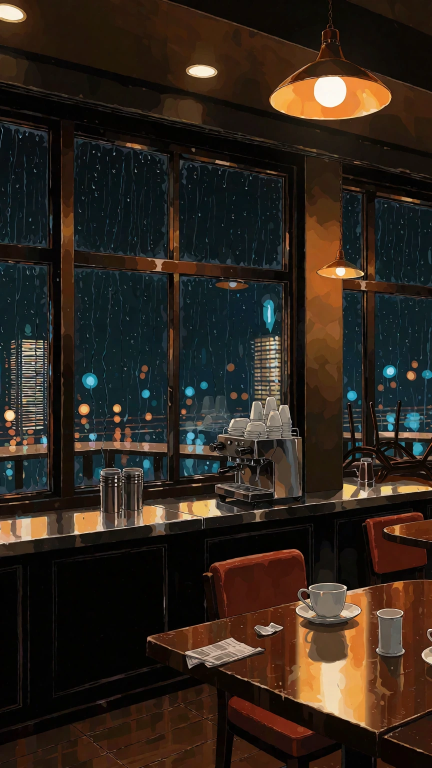
#> input picture cards/mira_cafe/assets/plate/cafe_night.webp, 864 x 1536 px, given in place of cafe_night.png, which was not available (shown at 1/2 size)
$ python integrate_turn.py
#> lines starting #> are read from the running program, lines starting #| are printed output that depends on the picture; pictures that were not available may be replaced by others from this repository, and a replacement may not be noted
"""把 assets/turn 里验收通过的新素材集成进 app/static（webp），并备份旧素材。

用法：
  .venv\\Scripts\\python.exe tools\\gen\\integrate_turn.py --dry-run   # 只看会做什么
  .venv\\Scripts\\python.exe tools\\gen\\integrate_turn.py            # 真替换

规则：
- 只替换**存在**的文件，缺哪张就跳过哪张（并打印出来），不会把缺图写成 404。
- 角色贴片保留 alpha（RGBA webp）；场景板转 RGB。
- 旧素材先整体备份到 assets/legacy/<时间戳>/，随时可回滚。
- 名字必须和卡包 assets 段一致，卡包不用改；如果新增了动作贴片，记得同步 cards/*/card.yaml。
"""

from __future__ import annotations

import argparse
import shutil
import time
from pathlib import Path

from PIL import Image, ImageChops, ImageDraw, ImageEnhance, ImageFilter
import numpy as np


def night_grade(img: Image.Image, strength: float = 1.0) -> Image.Image:
    """统一调色：把「傍晚偏亮」的素材压成「23:47 快打烊」的夜景。

    为什么要这一步：生成的 plate 整体偏亮偏暖，读不出「快要关灯」；
    而角色贴片是另一路生成的，亮度和色温跟 plate 不一致，叠上去就是「两张皮」。
    对 plate 和所有贴片**用同一套调色**，是最便宜也最有效的统一手段。

    做法：压亮度 → 暗部偏冷（蓝）、高光保留暖 → 四角压暗（vignette）。
    """
    if strength <= 0:
        return img
    alpha = None
    if img.mode == "RGBA":
        alpha = img.getchannel("A")
        img = img.convert("RGB")
    else:
        img = img.convert("RGB")

    # 1) 亮度 / 对比
    img = ImageEnhance.Brightness(img).enhance(1 - 0.13 * strength)
    img = ImageEnhance.Contrast(img).enhance(1 + 0.05 * strength)

    # 2) 暗部偏冷、亮部偏暖：按亮度做通道权重
    r, g, b = img.split()
    lum = img.convert("L")
    cool = lum.point(lambda v: int(max(0, (150 - v)) * 2.0))       # 暗部权重
    r = ImageChops.subtract(r, cool.point(lambda v: int(v * 0.10 * strength)))
    b = ImageChops.add(b, cool.point(lambda v: int(v * 0.16 * strength)))
    img = Image.merge("RGB", (r, g, b))

    # 3) vignette：中心留亮，四角压暗
    w, h = img.size
    mask = Image.new("L", (w, h), 0)
    d = ImageDraw.Draw(mask)
    d.ellipse([-w * 0.25, -h * 0.18, w * 1.25, h * 1.18], fill=255)
    mask = mask.filter(ImageFilter.GaussianBlur(max(w, h) // 8))
    shade = ImageEnhance.Brightness(img).enhance(1 - 0.22 * strength)
    img = Image.composite(img, shade, mask)

    if alpha is not None:
        img = img.convert("RGBA")
        img.putalpha(alpha)
    return img


# [47 lines left out: function clean_alpha, not called in this run]


def convert(src: Path, dst: Path, alpha: bool, grade: float = 1.0) -> tuple[int, int]:
    img = Image.open(src)
    img = img.convert("RGBA" if alpha else "RGB")
    if alpha:
        img = clean_alpha(img)
    if grade > 0:
        img = night_grade(img, grade)
    dst.parent.mkdir(parents=True, exist_ok=True)
    img.save(dst, "WEBP", quality=88, method=6)
    return img.size

ROOT = Path(__file__).resolve().parents[2]
SRC = ROOT / "assets" / "turn"
DST = ROOT / "app" / "static" / "assets"
LEGACY = ROOT / "assets" / "legacy"

# 新素材 -> 线上路径（相对 app/static/assets）
PLATES = {
    "plate/cafe_night.png": "plate/cafe_night.webp",
    "plate/cafe_window_close.png": "plate/cafe_window_close.webp",
}
STATES = {
    # 6 个表情
    "neutral": "char/neutral.webp",
    "smile": "char/smile.webp",
    "worried": "char/worried.webp",
    "surprised": "char/surprised.webp",
    "thinking": "char/thinking.webp",
    "listen": "char/listen.webp",
    # 动作
    "look_window": "char/look_window.webp",
    "sip_coffee": "char/sip_coffee.webp",
    "lean_in": "char/lean_in.webp",
    "show_photo": "char/show_photo.webp",
    "stand": "char/stand.webp",
    # 2026-10-20 补齐：这两张以前压根没有，客户端靠 POSE_ALIAS 硬映射
    "look_door": "char/look_door.webp",
    "check_phone": "char/check_phone.webp",
}


def main() -> int:
    ap = argparse.ArgumentParser()
    ap.add_argument("--dry-run", action="store_true")
    ap.add_argument("--no-backup", action="store_true")
    ap.add_argument("--grade", type=float, default=1.0,
                    help="统一夜景调色强度（0 关闭，1 默认，1.4 更暗）")
    a = ap.parse_args()

    jobs: list[tuple[Path, Path, bool]] = []
    for rel, out in PLATES.items():
        p = SRC / rel
        if p.exists():
            jobs.append((p, DST / out, False))
    for name, out in STATES.items():
        p = SRC / "state" / f"{name}.png"
        if p.exists():
            jobs.append((p, DST / out, True))

    missing = [f"state/{n}.png" for n in STATES if not (SRC / "state" / f"{n}.png").exists()]
    print(f"源目录: {SRC}")
    print(f"可集成的文件: {len(jobs)} 个；缺失: {len(missing)} 个")
    for m in missing:
        print("  [缺] ", m)
    if not jobs:
        print("没有可集成的素材，退出。")
        return 1
    if a.dry_run:
        for src, dst, alpha in jobs:
            print(f"  [would] {src.relative_to(SRC)} -> {dst.relative_to(ROOT)}"
                  f"{'  (RGBA)' if alpha else ''}")
        return 0

    if not a.no_backup:
        stamp = time.strftime("%Y%m%d-%H%M%S")
        backup = LEGACY / stamp
        backup.mkdir(parents=True, exist_ok=True)
        if DST.exists():
            shutil.copytree(DST, backup / "assets", dirs_exist_ok=True)
        print(f"[backup] 旧素材 -> {backup}")

    total_kb = 0
    for src, dst, alpha in jobs:
        size = convert(src, dst, alpha, grade=a.grade)
#> in convert, img is the input picture: PIL image 864x1536 RGB; mean R, G, B 47.5, 37.4, 28.4
#> in night_grade, `r, g, b = img.split()`:
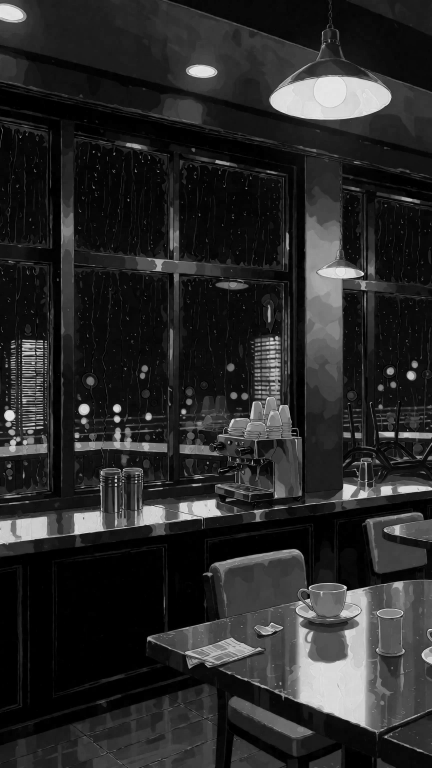
#> r: PIL image 864x1536 L (shown at 1/2 size); min 0, max 230, mean 40.7
#> in night_grade, `r, g, b = img.split()`:
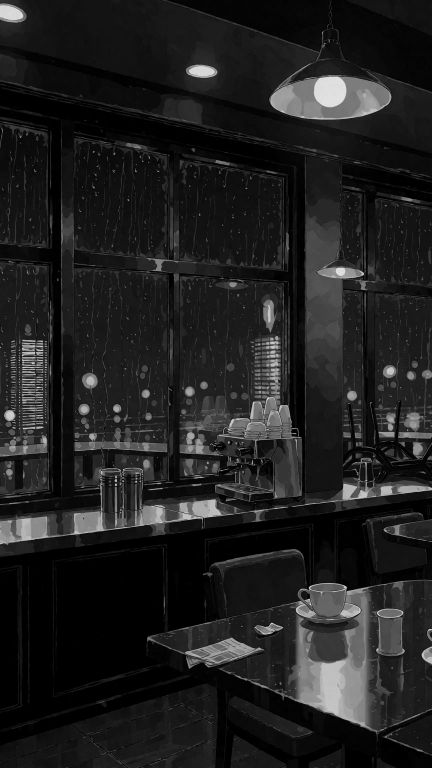
#> g: PIL image 864x1536 L (shown at 1/2 size); min 0, max 229, mean 31.5
#> in night_grade, `cool = lum.point(lambda v: int(max(0, (150 - v)) * 2.0))`:
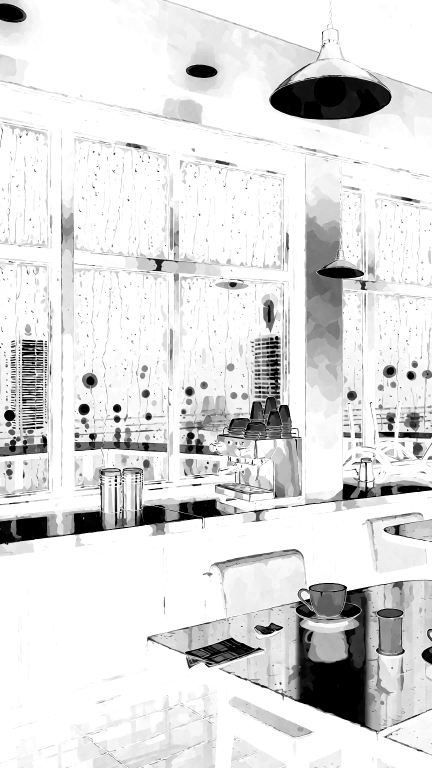
#> cool: PIL image 864x1536 L (shown at 1/2 size); min 0, max 255, mean 222
#> in night_grade, `r = ImageChops.subtract(r, cool.point(lambda v: int(v * 0.10 * strengt..`:
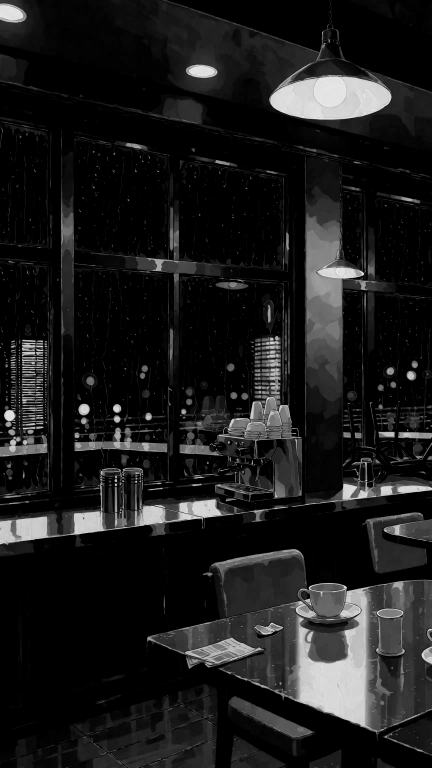
#> r: PIL image 864x1536 L (shown at 1/2 size); min 0, max 230, mean 27.4
#> in night_grade, `b = ImageChops.add(b, cool.point(lambda v: int(v * 0.16 * strength)))`:
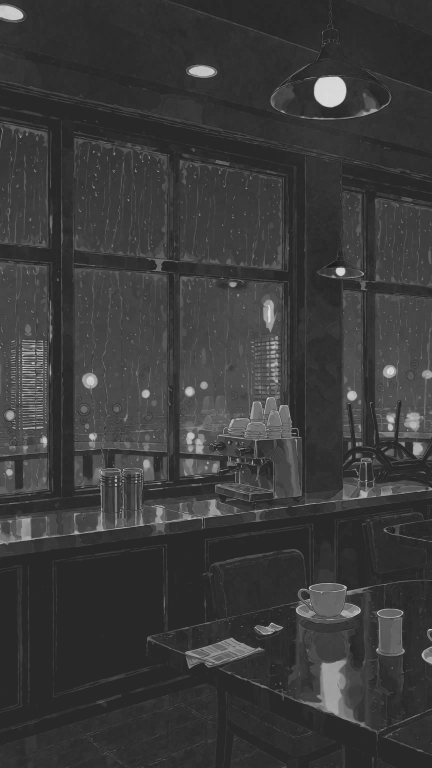
#> b: PIL image 864x1536 L (shown at 1/2 size); min 26, max 230, mean 58.3
#> in night_grade, `img = Image.merge("RGB", (r, g, b))`:
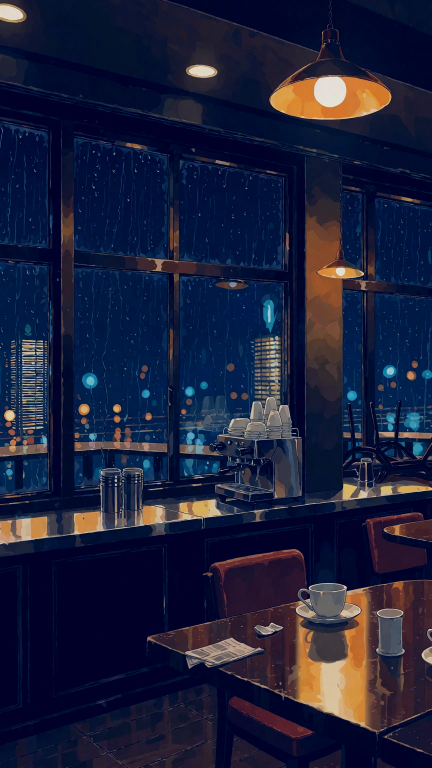
#> img: PIL image 864x1536 RGB (shown at 1/2 size); mean R, G, B 27.4, 31.5, 58.3
#> in night_grade, `mask = Image.new("L", (w, h), 0)`: mask: PIL image 864x1536 L; every value is 0
#> in night_grade, `mask = mask.filter(ImageFilter.GaussianBlur(max(w, h) // 8))`: mask: PIL image 864x1536 L; every value is 255
#> in night_grade, `shade = ImageEnhance.Brightness(img).enhance(1 - 0.22 * strength)`:
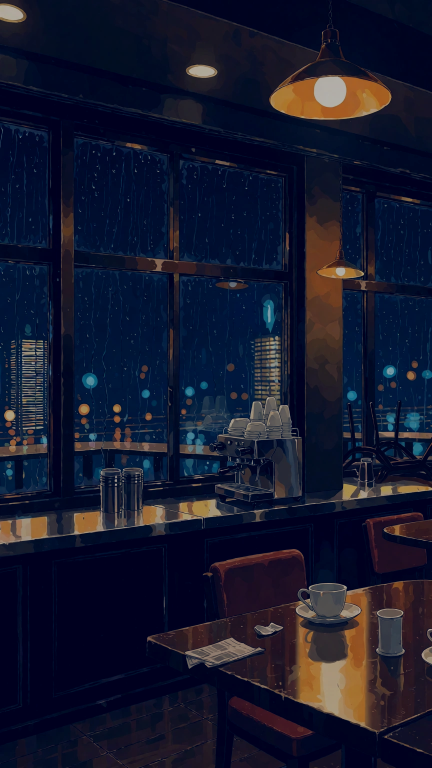
#> shade: PIL image 864x1536 RGB (shown at 1/2 size); mean R, G, B 21.1, 24.1, 45.1
#> size = (864, 1536)
#> (the run stopped early here; a loop or call above may not have finished)
